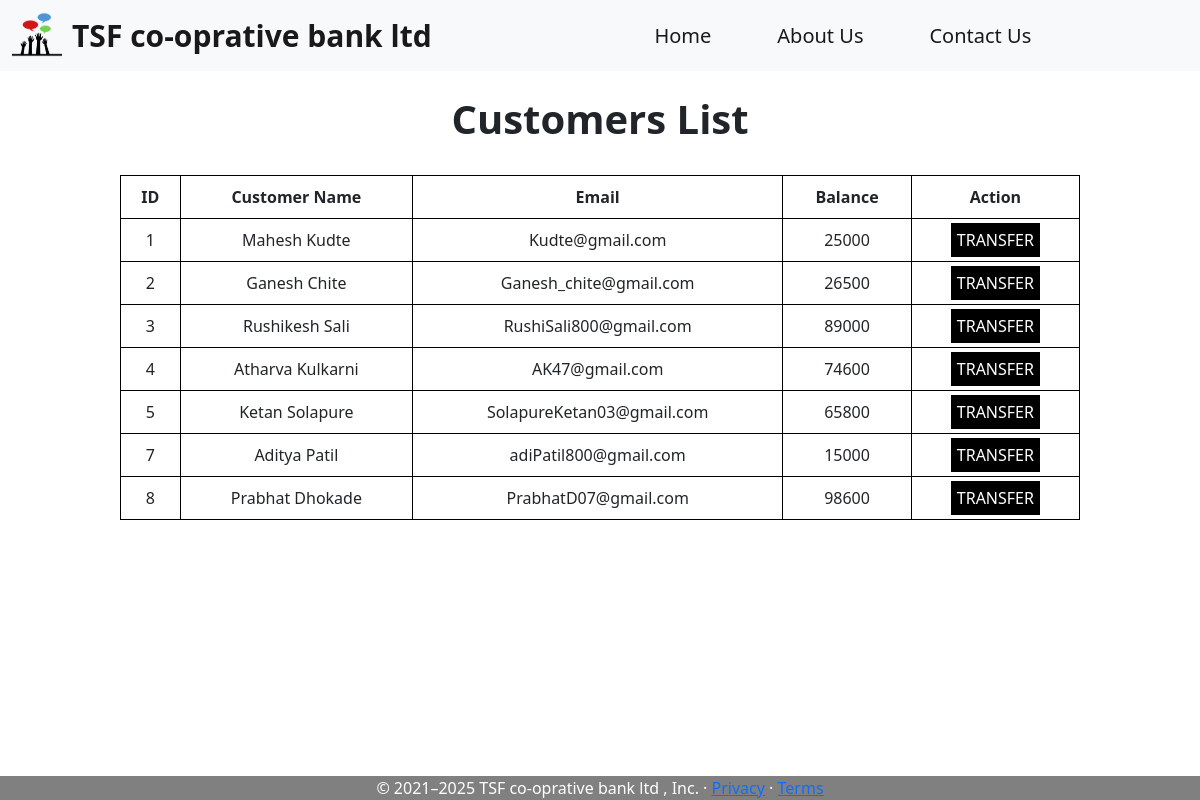
The page /users.php on the database its author committed.
### tables this page shows
CREATE TABLE `users` (
  `customer_id` int(11) NOT NULL,
  `customer_name` varchar(255) NOT NULL,
  `customer_email` varchar(255) NOT NULL,
  `customer_balance` int(11) NOT NULL
);

### users.php (the view, shortened to what this page needs)
<?php
require 'header.php';
?>
<!doctype html>
<html lang="en">
<head>
    <link href="https://cdn.jsdelivr.net/npm/bootstrap@5.0.2/dist/css/bootstrap.min.css" rel="stylesheet"
>
</head>
<body>
    <div>
        <br>
        <h1>Customers List</h1>
        <br>
        <table style="width:80%">
            <tr>
                <th>ID</th>
                <th>Customer Name</th>
                <th>Email</th>
                <th>Balance</th>
                <th >Action</th>
            </tr>
            <tr>
                <?php
                $sql = "SELECT * FROM `users`";
                $result = mysqli_query($conn, $sql);
                while ($row = mysqli_fetch_assoc($result))
               {?>
                <td><?php echo $row['customer_id'];?></td>
                <td><?php echo $row['customer_name'];?></td>
                <td><?php echo $row['customer_email'];?></td>
                <td><?php echo $row['customer_balance'];?></td>
                <td><a class ="box" href = "transaction.php?id=<?php echo $row['customer_id'];?>">TRANSFER</a></td>
            </tr>
            <?php } ?>
        </table>
    </div>
</body>
</html>
<?php
require 'footer.php';
?>

### header.php (shortened to what this page needs)
<nav class="navbar navbar-expand-lg navbar-light bg-light">
    <div class="container-fluid">
        <img src="images/bank_logo.png" width="50px" height="50px" style="margin-right:10px">
        <a class="navbar-brand" href="index.php" style="font-size:30px; text-align:right"><b> TSF co-oprative bank ltd</b></a>
        <div class="collapse navbar-collapse" id="navbarSupportedContent" style="float:left">
            <ul class="navbar-nav me-auto mb-2 mb-lg-0" style="margin:auto auto" >
                <li class="nav-item" style="margin-left: 50px;font-size:20px;">
                    <a class="nav-link active" aria-current="page" href="index.php">Home</a>
                </li>
                <li class="nav-item" style="margin-left: 50px;font-size:20px;">
                    <a class="nav-link active" aria-current="page" href="about.php">About Us</a>
                </li>
                <li class="nav-item" style="margin-left: 50px;font-size:20px;">
                    <a class="nav-link active" aria-current="page" href="contact.php">Contact Us</a>
                </li>
        </div>
    </div>
</nav>

### footer.php (shortened to what this page needs)
<div class="footer">
  <p>© 2021–2025 TSF co-oprative bank ltd , Inc. · <a href="#">Privacy</a> · <a href="#">Terms</a></p>
</div>

### users.php (style rules this page uses)
h1 { text-align:center; font-weight:bold; }
table,td, th { border: 1px solid black; border-collapse: collapse; padding: 10px 10px; text-align:center; margin:auto auto; }
.box { border:solid black 1px; background-color:black; text-decoration:none; color:white; padding:5px 5px; }

### footer.php (style rules this page uses)
.footer { position: fixed; left: 0; bottom: 0; width: 100%; background-color: grey; color: white; text-align: center; }
p { margin:auto auto; }

### rows shown on the page
users: customer_id "1", customer_name "Mahesh Kudte", customer_email "Kudte@gmail.com", customer_balance "25000"
users: customer_id "2", customer_name "Ganesh Chite", customer_email "Ganesh_chite@gmail.com", customer_balance "26500"
users: customer_id "3", customer_name "Rushikesh Sali", customer_email "RushiSali800@gmail.com", customer_balance "89000"
users: customer_id "4", customer_name "Atharva Kulkarni", customer_email "AK47@gmail.com", customer_balance "74600"
users: customer_id "5", customer_name "Ketan Solapure", customer_email "SolapureKetan03@gmail.com", customer_balance "65800"
users: customer_id "7", customer_name "Aditya Patil", customer_email "adiPatil800@gmail.com", customer_balance "15000"
users: customer_id "8", customer_name "Prabhat Dhokade", customer_email "PrabhatD07@gmail.com", customer_balance "98600"
